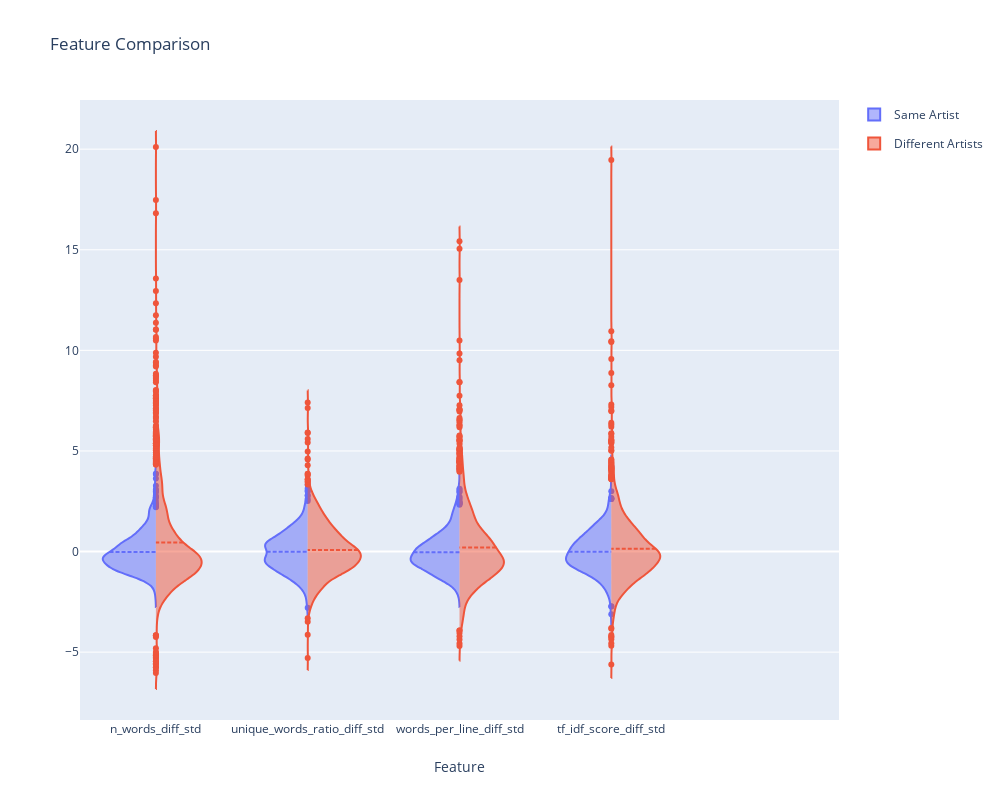

This figure's notebook cell:
### Code cell
fig = violine_feature_plot(feature_df, ['n_words_diff_std', 'unique_words_ratio_diff_std', 'words_per_line_diff_std', 'tf_idf_score_diff_std'])
fig.update_layout(
    autosize=False,
    width=1000,
    height=800,)
fig.update_xaxes(range=[-0.5, 4.5])
fig.show()

### Figure 1 — Plotly figure (JSON) as saved in the notebook; plotly's stock layout.template omitted (floating-point values rounded to 4 significant figures; data arrays with more than 128 entries replaced by an {"elided": "..."} marker saying what was removed)
{"data": [{"legendgroup": "Same Artist", "meanline": {"visible": true}, "name": "Same Artist", "scalegroup": "Same Artist", "side": "negative", "type": "violin", "x": {"elided": "2640 str values"}, "y": {"elided": "2640 float values"}}, {"legendgroup": "Different Artists", "meanline": {"visible": true}, "name": "Different Artists", "scalegroup": "Different Artists", "side": "positive", "type": "violin", "x": {"elided": "5280 str values"}, "y": {"elided": "5280 float values"}}], "layout": {"autosize": false, "height": 800, "title": {"text": "Feature Comparison"}, "violingap": 0, "violinmode": "overlay", "width": 1000, "xaxis": {"range": [-0.5, 4.5], "title": {"text": "Feature"}}}}
